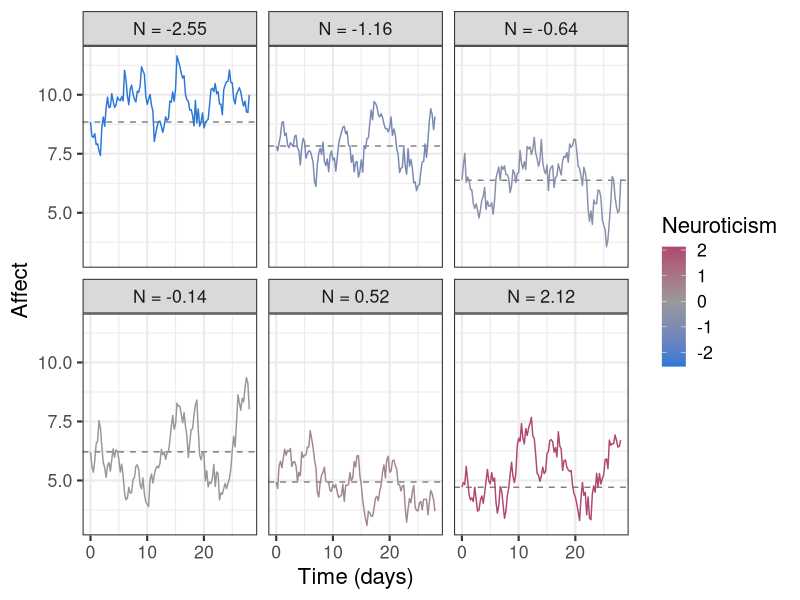
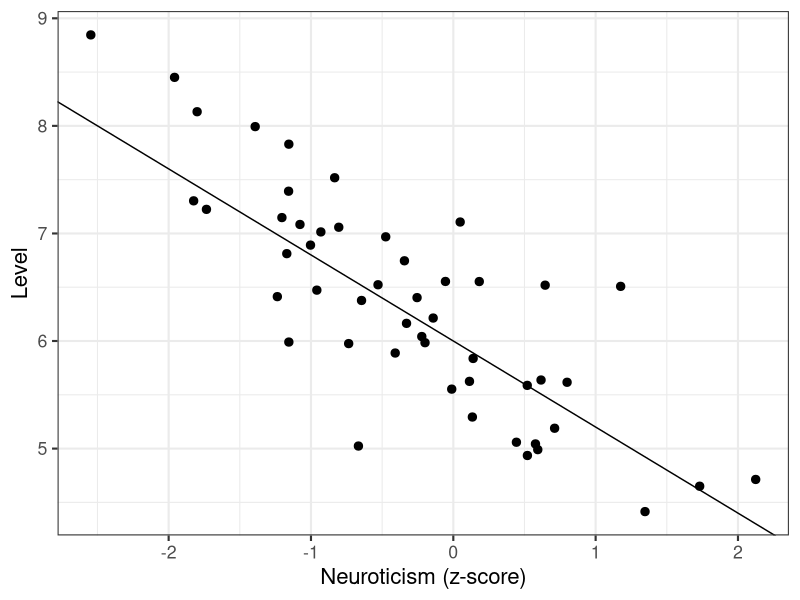
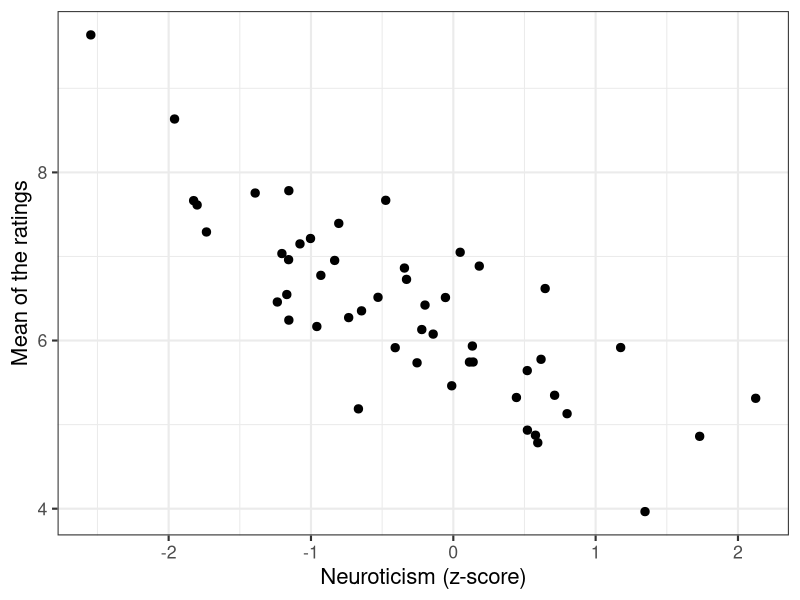
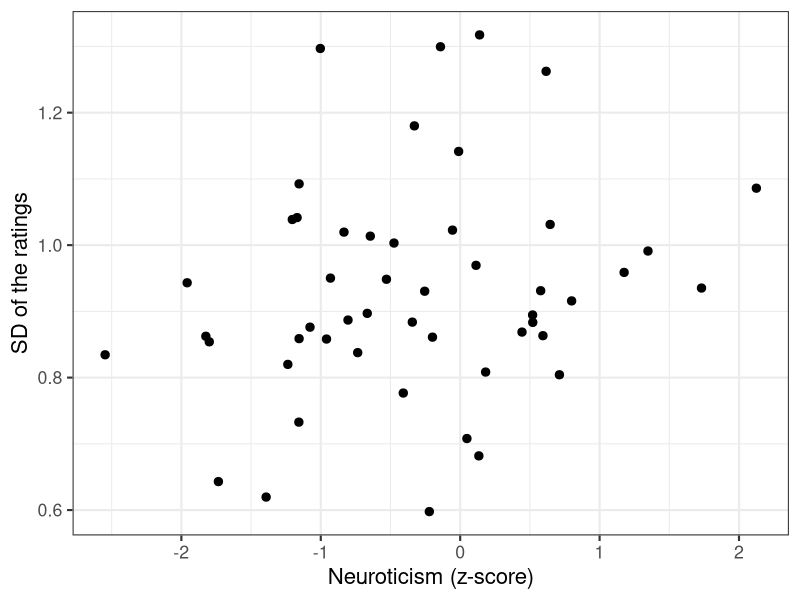
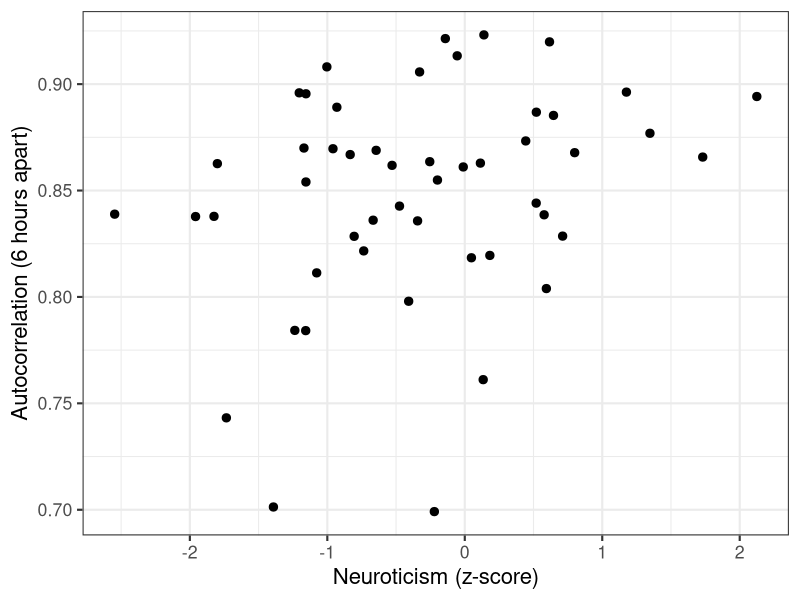
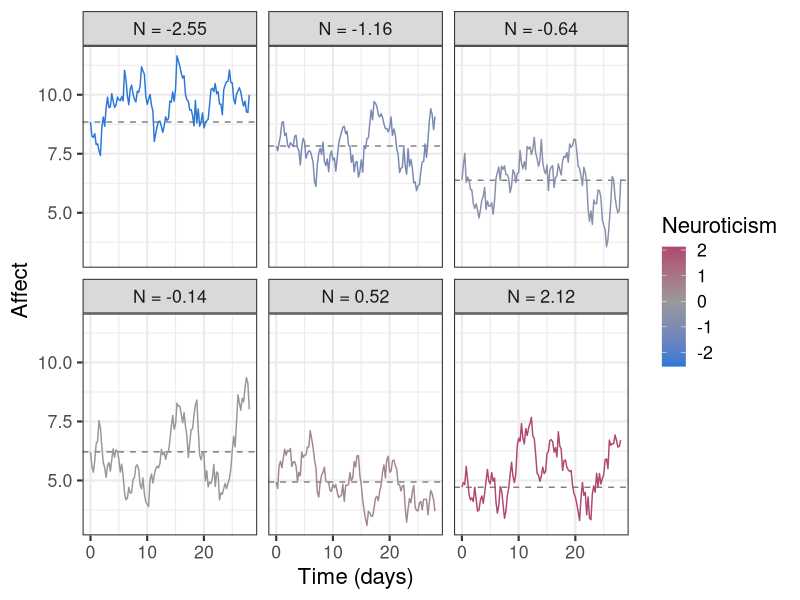
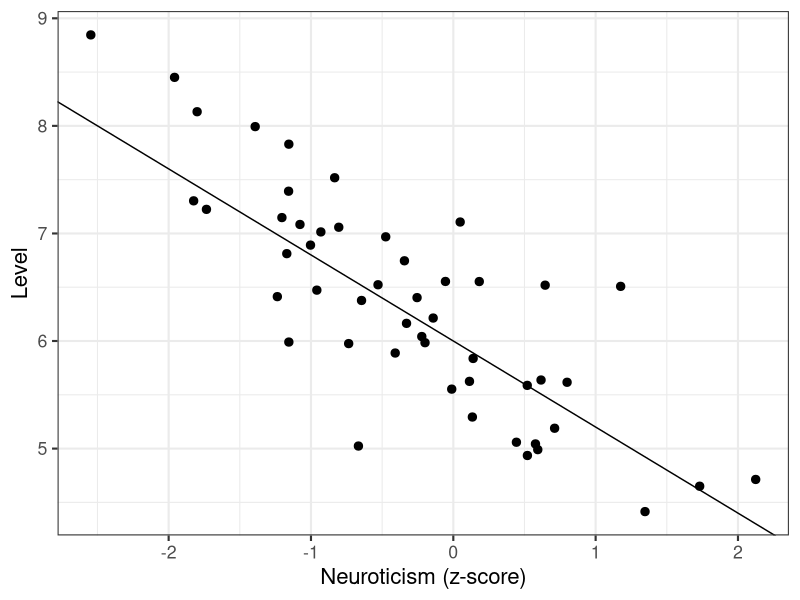
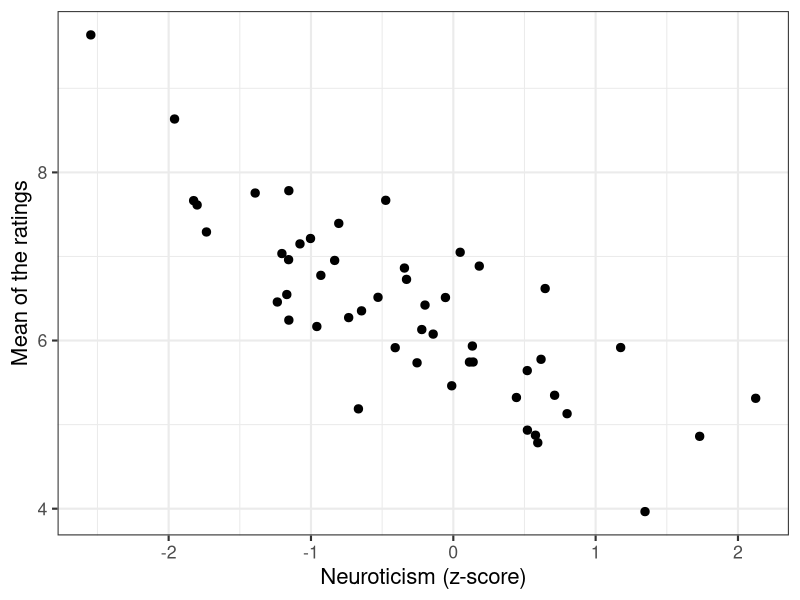

Here is the R script that generated these plots, in order:
# =============================================================================
#  LECTURE 7 -- SIMULATE DATA (1): NEUROTICISM MODERATES THE LEVEL
#  Dynamic Systems Thinking in Psychology
#
#  Every person i follows the model from Lecture 5, with their own parameters:
#
#     dAffect = (A_i * Affect + B_i) dt + G_i dW
#
#    A_i : state dependence: how strongly affect is pulled back to the level
#    B_i : continuous intercept; together with A_i it sets the level = -B_i / A_i
#    G_i : kick strength (process noise)
#
#  Neuroticism N_i is measured ONCE, at the start of the study. It does not
#  change over time: it is a time-independent predictor. In this script it
#  moderates only the LEVEL:
#
#     level_i = levelTypical + levelEffectN * N_i + (person difference)
#
#  A and G are the same for everyone.
#
#  Part 1  settings
#  Part 2  make the people: their neuroticism and their parameters
#  Part 3  the simulation function (the one from Lecture 5)
#  Part 4  simulate everyone and save the data
#  Part 5  look at the data
#  Part 6  things to try
#
#  Run the script part by part (select the lines and press Ctrl+Enter).
# =============================================================================

# install.packages("ggplot2")   # run once if you do not have it
library(ggplot2)


# =============================================================================
#  PART 1: SETTINGS
# =============================================================================

set.seed(2026)                     # same random numbers every time you run this

Npeople <- 50                      # number of people
times <- seq(from = 0, to = 28, by = 0.25)  # 4 ratings a day for 4 weeks (time in days)
Nsteps <- 20                       # small steps between two ratings

savePlots <- TRUE                  # TRUE: save every plot in Part 5 as a png file
plotFolder <- "plots_level"        # folder for the png files (made in your working directory)

# --- the level: moderated by neuroticism --------------------------------------
levelTypical <- 6                  # level of a person with average neuroticism (N = 0)
levelEffectN <- -0.8               # 1 SD more neuroticism: level 0.8 lower
levelSD <- 0.6                     # differences in level that neuroticism does NOT explain

# --- A and G: the same for everyone ---------------------------------------------
Atypical <- -0.5                   # state dependence (per day)
Gtypical <- 1                      # kick strength


# =============================================================================
#  PART 2: MAKE THE PEOPLE
# =============================================================================
# One row per person. We fill in the rows one by one.

people <- data.frame(id = 1:Npeople, Neuroticism = NA, level = NA, A = NA, B = NA, G = NA)

for (i in 1:Npeople) {
  N <- rnorm(1, mean = 0, sd = 1)                     #this person's neuroticism (a z-score)

  level <- levelTypical + levelEffectN * N +          #level predicted from neuroticism ...
           rnorm(1, mean = 0, sd = levelSD)           #... plus this person's own difference

  A <- Atypical                                       #the same for everyone
  B <- -A * level                                     #the B that puts this person's level where we want it (level = -B/A)
  G <- Gtypical                                       #the same for everyone

  people[i, ] <- c(i, N, level, A, B, G)              #store this person's values in row i
}

head(round(people, 2))
# Because A is the same for everyone, B is simply the level times 0.5: a
# straight line in neuroticism, just like the level.


# =============================================================================
#  PART 3: THE SIMULATION FUNCTION
# =============================================================================
# This is the function from Lecture 5. The only change: A, B and G are now
# given to the function, because every person has their own.

simulateAffect <- function(A, B, G, initialAffect){
  Nobs <- length(times)                        #number of ratings
  Affect <- rep(NA, Nobs)                      #empty vector for the ratings
  for(i in 1:Nobs){
    if(i == 1) Affect[i] <- initialAffect      #first rating: the starting value
    else{
      AffectState <- Affect[i-1]               #start from the previous rating
      dt <- (times[i] - times[i-1]) / Nsteps   #size of each small step
      for(stepi in 1:Nsteps){
        dAffect <- A*AffectState + B           #the rule: where affect is pushed
        kick <- G * sqrt(dt) * rnorm(1)        #random kick, variance G^2 * dt
        AffectState <- AffectState + dAffect * dt + kick
      }
      Affect[i] <- AffectState                 #store the state reached at this rating
    }
  }
  Affect
}


# =============================================================================
#  PART 4: SIMULATE EVERYONE AND SAVE THE DATA
# =============================================================================

dat <- NULL
for (i in 1:Npeople) {
  Affect <- simulateAffect(A = people$A[i], B = people$B[i], G = people$G[i],
                           initialAffect = people$level[i])   #everyone starts at their own level
  dat <- rbind(dat, data.frame(id = i, time = times, Affect = Affect,
                               Neuroticism = people$Neuroticism[i]))  #neuroticism is the same in every row of a person
}
head(dat)        # long format: one row per rating, with columns id, time, Affect and Neuroticism

# write.csv(dat, "lecture07_data_level.csv", row.names = FALSE)


# =============================================================================
#  PART 5: LOOK AT THE DATA
# =============================================================================
# Every plot is stored in an object (p5a, p5b_..., p5c_...), shown, and, if
# savePlots is TRUE, saved as a png file in plotFolder.

if (savePlots) dir.create(plotFolder, showWarnings = FALSE)   #make the folder (no warning if it already exists)

# --- 5a. Six people, from lowest to highest neuroticism ---------------------
chosen <- people$id[order(people$Neuroticism)][round(seq(1, Npeople, length.out = 6))]
plotDat <- dat[dat$id %in% chosen, ]
levelDat <- people[people$id %in% chosen, ]
plotDat$who <- paste0("N = ", round(plotDat$Neuroticism, 2))      #panel title: this person's neuroticism
levelDat$who <- paste0("N = ", round(levelDat$Neuroticism, 2))
levelDat <- levelDat[order(levelDat$Neuroticism), ]
plotDat$who <- factor(plotDat$who, levels = levelDat$who)      #panels in order of neuroticism
levelDat$who <- factor(levelDat$who, levels = levelDat$who)

p5a <- ggplot(plotDat, aes(x = time, y = Affect, colour = Neuroticism)) +
  geom_hline(data = levelDat, aes(yintercept = level), linetype = "dashed", colour = "grey50") +
  geom_line() +
  facet_wrap(~ who) +
  scale_colour_gradient2(low = "#2a78d6", mid = "grey60", high = "#b0306a", midpoint = 0) +
  theme_bw(base_size = 16) +
  labs(x = "Time (days)", y = "Affect")
p5a   #show the plot
if (savePlots) ggsave(file.path(plotFolder, "5a_six_people.png"), p5a, width = 10, height = 6, dpi = 150)

# Q: What differs between the six people? What looks the same?

# --- 5b. The true level against neuroticism -----------------------------------
# (In a real study you never see this: you have to estimate it.)

p5b_level <- ggplot(people, aes(x = Neuroticism, y = level)) +
  geom_point(size = 2.5) +
  geom_abline(intercept = levelTypical, slope = levelEffectN) +   #the line the levels come from
  theme_bw(base_size = 16) +
  labs(x = "Neuroticism (z-score)", y = "Level")
p5b_level   #show the plot
if (savePlots) ggsave(file.path(plotFolder, "5b_true_level.png"), p5b_level, width = 7, height = 5, dpi = 150)

# Q: Why are the points not exactly on the line?

# --- 5c. What neuroticism does to the ratings ---------------------------------
# Three simple summaries of each person's ratings:
#   mean            where the ratings are on average
#   SD              how much they vary
#   autocorrelation how similar two ratings 6 hours apart are

perPerson <- data.frame(id = 1:Npeople, Neuroticism = people$Neuroticism,
                        mean = NA, SD = NA, autocorrelation = NA)
for (i in 1:Npeople) {
  y <- dat$Affect[dat$id == i]                                     #this person's ratings
  perPerson$mean[i] <- mean(y)
  perPerson$SD[i] <- sd(y)
  perPerson$autocorrelation[i] <- cor(y[-length(y)], y[-1])        #each rating next to the following one
}
head(round(perPerson, 2))

p5c_mean <- ggplot(perPerson, aes(x = Neuroticism, y = mean)) +
  geom_point(size = 2.5) + theme_bw(base_size = 16) +
  labs(x = "Neuroticism (z-score)", y = "Mean of the ratings")
p5c_mean   #show the plot
if (savePlots) ggsave(file.path(plotFolder, "5c_mean.png"), p5c_mean, width = 7, height = 5, dpi = 150)

p5c_SD <- ggplot(perPerson, aes(x = Neuroticism, y = SD)) +
  geom_point(size = 2.5) + theme_bw(base_size = 16) +
  labs(x = "Neuroticism (z-score)", y = "SD of the ratings")
p5c_SD   #show the plot
if (savePlots) ggsave(file.path(plotFolder, "5c_SD.png"), p5c_SD, width = 7, height = 5, dpi = 150)

p5c_autocorrelation <- ggplot(perPerson, aes(x = Neuroticism, y = autocorrelation)) +
  geom_point(size = 2.5) + theme_bw(base_size = 16) +
  labs(x = "Neuroticism (z-score)", y = "Autocorrelation (6 hours apart)")
p5c_autocorrelation   #show the plot
if (savePlots) ggsave(file.path(plotFolder, "5c_autocorrelation.png"), p5c_autocorrelation, width = 7, height = 5, dpi = 150)

# Q: Which of the three summaries is related to neuroticism? Why are the other
#    two not?


# =============================================================================
#  PART 6: THINGS TO TRY
# =============================================================================
# 1. Make neuroticism the ONLY reason people differ in their level: set
#    levelSD <- 0 and run Parts 2 to 5 again. What happens in 5b and in the
#    first plot of 5c?
#
# 2. Make neuroticism irrelevant: set levelEffectN <- 0. People still differ
#    in their level. Why?
#
# 3. Make the pull back weaker for everyone: Atypical <- -0.1. Does the mean
#    of the ratings still follow neuroticism as closely? (Hint: everyone starts
#    at their own level, but how far do they wander from it in 4 weeks?)
